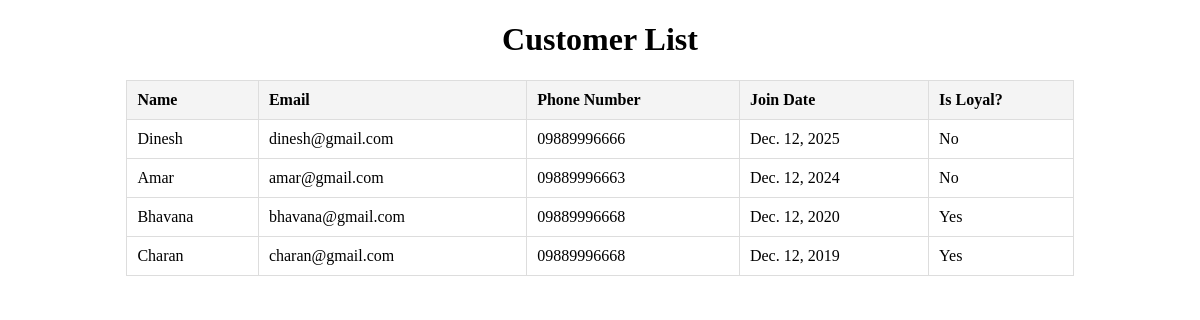
/people/customers/, run on the app's committed database.
### people/models.py (models this page shows, shortened)
class Person(models.Model):
    name = models.CharField(max_length=100)
    email = models.EmailField(unique=True)
    phone_number = models.CharField(max_length=100)
    date_of_birth = models.DateField()
    class Meta:
        abstract = True

class Customer(Person):
    customer_id = models.CharField(max_length=10, unique=True)
    join_date = models.DateField()

### people/views.py (the view)
# urls.py: path('customers/', CustomerListView.as_view()),
class CustomerListView(ListView):
    model = CustomerProxy
    template_name = 'people/customer_list.html'
    context_object_name = 'customers'

### people/models.py (called while the page is built)
    def is_loyal(self):
        from datetime import date
        return (date.today() - self.join_date).days > 3 * 365

### people/templates/people/customer_list.html (shortened to what this page needs)
<!DOCTYPE html>
<html lang="en">
<head>
</head>
<body>
    <h1 style="text-align: center;">Customer List</h1>
    <table>
        <thead>
            <tr>
                <th>Name</th>
                <th>Email</th>
                <th>Phone Number</th>
                <th>Join Date</th>
                <th>Is Loyal?</th>
            </tr>
        </thead>
        <tbody>
            {% for customer in customers %}
            <tr>
                <td>{{ customer.name }}</td>
                <td>{{ customer.email }}</td>
                <td>{{ customer.phone_number }}</td>
                <td>{{ customer.join_date }}</td>
                <td>{% if customer.is_loyal %}Yes{% else %}No{% endif %}</td>
            </tr>
            {% endfor %}
        </tbody>
    </table>
</body>
</html>

### people/templates/people/customer_list.html (style rules this page uses)
table { width: 80%; margin: 0 auto; border-collapse: collapse; }
th, td { padding: 10px; text-align: left; border: 1px solid #ddd; }
th { background-color: #f4f4f4; }

### data on the page
Customer: name "Dinesh", email "dinesh@gmail.com", phone_number "09889996666", join_date "Dec. 12, 2025", shows "No"
Customer: name "Amar", email "amar@gmail.com", phone_number "09889996663", join_date "Dec. 12, 2024", shows "No"
Customer: name "Bhavana", email "bhavana@gmail.com", phone_number "09889996668", join_date "Dec. 12, 2020", shows "Yes"
Customer: name "Charan", email "charan@gmail.com", phone_number "09889996668", join_date "Dec. 12, 2019", shows "Yes"
